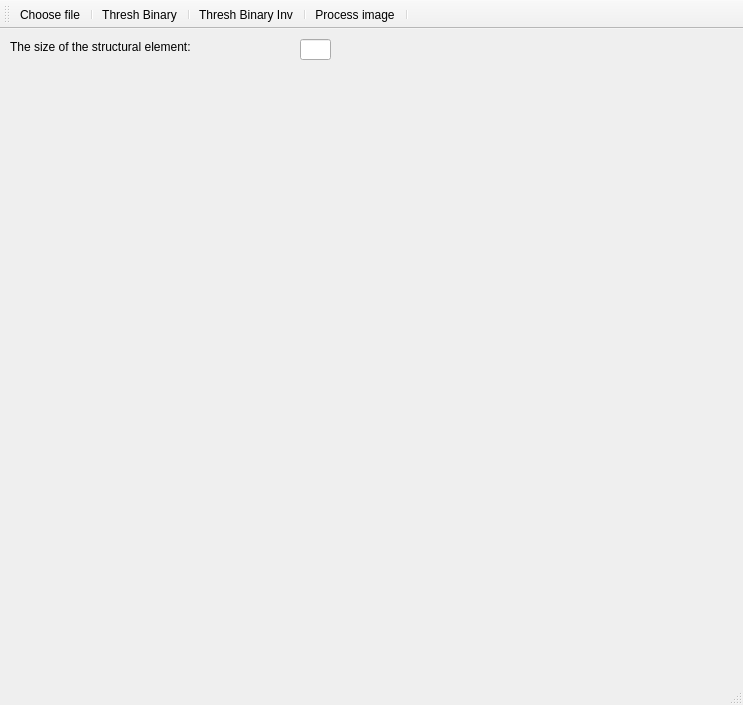
<?xml version="1.0" encoding="UTF-8"?>
<ui version="4.0">
 <class>MainWindow</class>
 <widget class="QMainWindow" name="MainWindow">
  <property name="geometry">
   <rect>
    <x>0</x>
    <y>0</y>
    <width>743</width>
    <height>705</height>
   </rect>
  </property>
  <property name="windowTitle">
   <string>MainWindow</string>
  </property>
  <widget class="QWidget" name="centralWidget">
   <widget class="QLabel" name="imageLabel">
    <property name="geometry">
     <rect>
      <x>10</x>
      <y>40</y>
      <width>721</width>
      <height>571</height>
     </rect>
    </property>
    <property name="styleSheet">
     <string notr="true"/>
    </property>
    <property name="text">
     <string/>
    </property>
   </widget>
   <widget class="QLabel" name="label_2">
    <property name="geometry">
     <rect>
      <x>10</x>
      <y>10</y>
      <width>291</width>
      <height>16</height>
     </rect>
    </property>
    <property name="styleSheet">
     <string notr="true">font: 14pt &quot;MS Shell Dlg 2&quot;;</string>
    </property>
    <property name="text">
     <string>The size of the structural element:</string>
    </property>
   </widget>
   <widget class="QLineEdit" name="strcutElemDim">
    <property name="geometry">
     <rect>
      <x>300</x>
      <y>10</y>
      <width>31</width>
      <height>21</height>
     </rect>
    </property>
    <property name="styleSheet">
     <string notr="true">font: 12pt</string>
    </property>
    <property name="text">
     <string/>
    </property>
   </widget>
  </widget>
  <widget class="QMenuBar" name="menuBar">
   <property name="geometry">
    <rect>
     <x>0</x>
     <y>0</y>
     <width>743</width>
     <height>21</height>
    </rect>
   </property>
  </widget>
  <widget class="QToolBar" name="mainToolBar">
   <attribute name="toolBarArea">
    <enum>TopToolBarArea</enum>
   </attribute>
   <attribute name="toolBarBreak">
    <bool>false</bool>
   </attribute>
   <addaction name="chooseFileBtn"/>
   <addaction name="separator"/>
   <addaction name="threshBinaryBtn"/>
   <addaction name="separator"/>
   <addaction name="threshBinaryInvBtn"/>
   <addaction name="separator"/>
   <addaction name="processImageBtn"/>
   <addaction name="separator"/>
  </widget>
  <widget class="QStatusBar" name="statusBar"/>
  <action name="chooseFileBtn">
   <property name="icon">
    <iconset resource="resources.qrc">
     <normaloff>:/images/icons/dir.png</normaloff>:/images/icons/dir.png</iconset>
   </property>
   <property name="text">
    <string>Choose file</string>
   </property>
   <property name="toolTip">
    <string>Choose file</string>
   </property>
  </action>
  <action name="threshBinaryBtn">
   <property name="checkable">
    <bool>true</bool>
   </property>
   <property name="icon">
    <iconset resource="resources.qrc">
     <normaloff>:/images/icons/binary.png</normaloff>:/images/icons/binary.png</iconset>
   </property>
   <property name="text">
    <string>Thresh Binary</string>
   </property>
   <property name="toolTip">
    <string>Thresh Binary</string>
   </property>
  </action>
  <action name="threshBinaryInvBtn">
   <property name="checkable">
    <bool>true</bool>
   </property>
   <property name="icon">
    <iconset resource="resources.qrc">
     <normaloff>:/images/icons/binary-inv.png</normaloff>:/images/icons/binary-inv.png</iconset>
   </property>
   <property name="text">
    <string>Thresh Binary Inv</string>
   </property>
   <property name="toolTip">
    <string>Thresh Binary Inv</string>
   </property>
  </action>
  <action name="processImageBtn">
   <property name="icon">
    <iconset resource="resources.qrc">
     <normaloff>:/images/icons/process.png</normaloff>:/images/icons/process.png</iconset>
   </property>
   <property name="text">
    <string>Process image</string>
   </property>
   <property name="toolTip">
    <string>Process image</string>
   </property>
  </action>
 </widget>
 <layoutdefault spacing="6" margin="11"/>
 <resources>
  <include location="resources.qrc"/>
 </resources>
 <connections/>
</ui>
